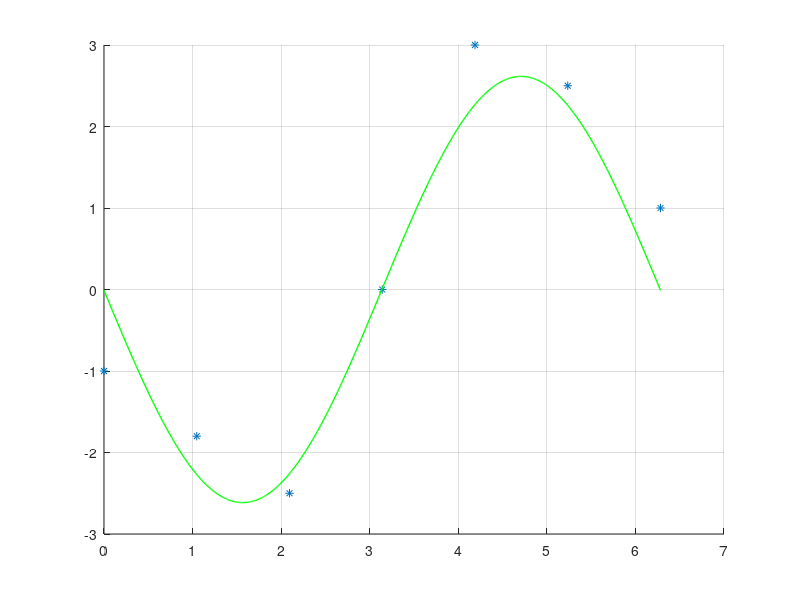

The MATLAB script that drew this image:
y_values = [-1,-1.8,-2.5,0,3,2.5,1];%initial data
%1,1.8,2.6,0.5,-3,-2.5,1
x_values = (0: pi/300: 2*pi);
x_actual = (0: pi/3: 2*pi);

y_matrix = zeros(2, 1);%creating empty matrix
x_matrix = zeros(2, 2);

for i = 1:length(y_values)%calculating y matrix
    y_matrix(1) = y_matrix(1) + y_values(i)*sin(x_values(i));
    y_matrix(2) = y_matrix(2) + y_values(i)*cos(x_values(i));
end
    
for i = 1:length(x_values)%calculating x matrix
    x_matrix(1) = x_matrix(1) + sin(x_values(i))^2;
    x_matrix(2) = x_matrix(2) + sin(x_values(i))*cos(x_values(i));
    x_matrix(4) = x_matrix(4) + cos(x_values(i))^2;
end
x_matrix(3) = x_matrix(2); 

coefficients_matrix = x_matrix\y_matrix;%calculating coefficients
result = -sin(coefficients_matrix(1)*sin(x_values + coefficients_matrix(2))) * 10^3.5;
%result = -(sin(coef_matrix(1)*sin(x + coef_matrix(2)))) * 10^4;
hold on;%graphics
plot(x_actual, y_values, '*');
plot(x_values, result, 'g', 'linewidth', 1);
grid on; 